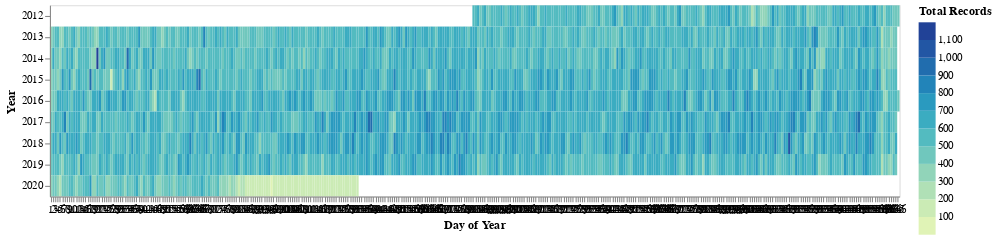

Notebook cell for this chart:
### Markdown cell above
### Year/Day Heatmap

### Code cell
source = data_df.groupby(['year', 'dayofyear']).size().to_frame('counts').reset_index()

max = source['counts'].max()
min = source['counts'].min()

alt.Chart(source).mark_rect().encode(
    alt.X('dayofyear:O', title='Day of Year', axis=alt.Axis(labelAngle=-0, tickCount=30)),
    alt.Y('year:O', title='Year', axis=alt.Axis(labelAngle=-0)),
    alt.Color('counts', bin=alt.Bin(extent=[min, max], step=100), 
        scale=alt.Scale(scheme='yellowgreenblue'),
        legend=alt.Legend(title='Total Records')
    )
).properties(
    width=800
)

### Figure 1 — Vega-Lite specification as saved in the notebook (floating-point values rounded to 4 significant figures; data arrays with more than 128 entries replaced by an {"elided": "..."} marker saying what was removed)
{"config": {"view": {"continuousWidth": 400, "continuousHeight": 300}}, "data": {"name": "data-09d6032ccd0e33bc3f8cc60efb6c02fa"}, "mark": "rect", "encoding": {"color": {"type": "quantitative", "bin": {"extent": [93, 1161], "step": 100}, "field": "counts", "legend": {"title": "Total Records"}, "scale": {"scheme": "yellowgreenblue"}}, "x": {"type": "ordinal", "axis": {"labelAngle": 0, "tickCount": 30}, "field": "dayofyear", "title": "Day of Year"}, "y": {"type": "ordinal", "axis": {"labelAngle": 0}, "field": "year", "title": "Year"}}, "width": 800, "$schema": "https://vega.github.io/schema/vega-lite/v4.8.1.json", "datasets": {"data-09d6032ccd0e33bc3f8cc60efb6c02fa": {"elided": "2873 records"}}}
